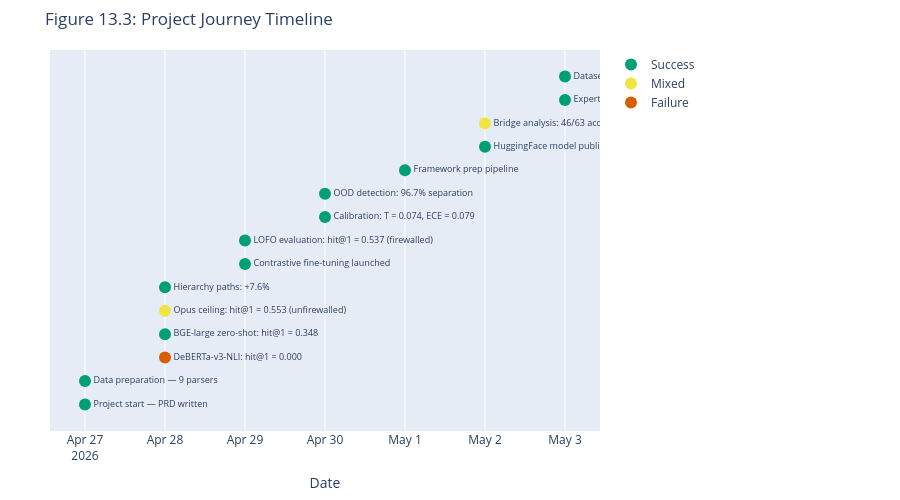

The notebook cell this image was saved under:
### Code cell
"""
Interactive Plotly timeline of the project journey.

Each point is a milestone, colored by outcome (success/failure/mixed).
Hover for details. This visualization tells the story of the project:
failures (DeBERTa) led to pivots (BGE), which led to the final model.
"""
fig_timeline = go.Figure()

for outcome in ["success", "mixed", "failure"]:
    items = [m for m in milestones if m["outcome"] == outcome]
    if not items:
        continue
    fig_timeline.add_trace(go.Scatter(
        x=[m["date"] for m in items],
        y=[i for i, m in enumerate(milestones) if m["outcome"] == outcome],
        mode="markers+text",
        marker=dict(size=12, color=outcome_colors[outcome]),
        text=[m["event"] for m in items],
        textposition="middle right",
        textfont=dict(size=9),
        name=outcome.capitalize(),
        hovertemplate="%{text}<br>%{x}<extra></extra>",
    ))

fig_num = fig_counter.next(13)
fig_timeline.update_layout(
    xaxis_title="Date",
    yaxis=dict(visible=False),
    height=500,
    width=900,
    showlegend=True,
    margin=dict(l=50, r=300, t=50, b=50),
)

plotly_with_fallback(fig_timeline, fig_num, "Project Journey Timeline", width=900, height=500)

### Figure 1 — Plotly figure (JSON) as saved in the notebook; plotly's stock layout.template omitted (floating-point values rounded to 4 significant figures)
{"data": [{"hovertemplate": "%{text}<br>%{x}<extra></extra>", "marker": {"color": "#009E73", "size": 12}, "mode": "markers+text", "name": "Success", "text": ["Project start — PRD written", "Data preparation — 9 parsers", "BGE-large zero-shot: hit@1 = 0.348", "Hierarchy paths: +7.6%", "Contrastive fine-tuning launched", "LOFO evaluation: hit@1 = 0.537 (firewalled)", "Calibration: T = 0.074, ECE = 0.079", "OOD detection: 96.7% separation", "Framework prep pipeline", "HuggingFace model published", "Expert review: 77.4% accepted", "Dataset published to HuggingFace"], "textfont": {"size": 9}, "textposition": "middle right", "type": "scatter", "x": ["2026-04-27", "2026-04-27", "2026-04-28", "2026-04-28", "2026-04-29", "2026-04-29", "2026-04-30", "2026-04-30", "2026-05-01", "2026-05-02", "2026-05-03", "2026-05-03"], "y": [0, 1, 3, 5, 6, 7, 8, 9, 10, 11, 13, 14]}, {"hovertemplate": "%{text}<br>%{x}<extra></extra>", "marker": {"color": "#F0E442", "size": 12}, "mode": "markers+text", "name": "Mixed", "text": ["Opus ceiling: hit@1 = 0.553 (unfirewalled)", "Bridge analysis: 46/63 accepted"], "textfont": {"size": 9}, "textposition": "middle right", "type": "scatter", "x": ["2026-04-28", "2026-05-02"], "y": [4, 12]}, {"hovertemplate": "%{text}<br>%{x}<extra></extra>", "marker": {"color": "#D55E00", "size": 12}, "mode": "markers+text", "name": "Failure", "text": ["DeBERTa-v3-NLI: hit@1 = 0.000"], "textfont": {"size": 9}, "textposition": "middle right", "type": "scatter", "x": ["2026-04-28"], "y": [2]}], "layout": {"height": 500, "margin": {"b": 50, "l": 50, "r": 300, "t": 50}, "showlegend": true, "title": {"text": "Figure 13.3: Project Journey Timeline"}, "width": 900, "xaxis": {"title": {"text": "Date"}}, "yaxis": {"visible": false}}}
